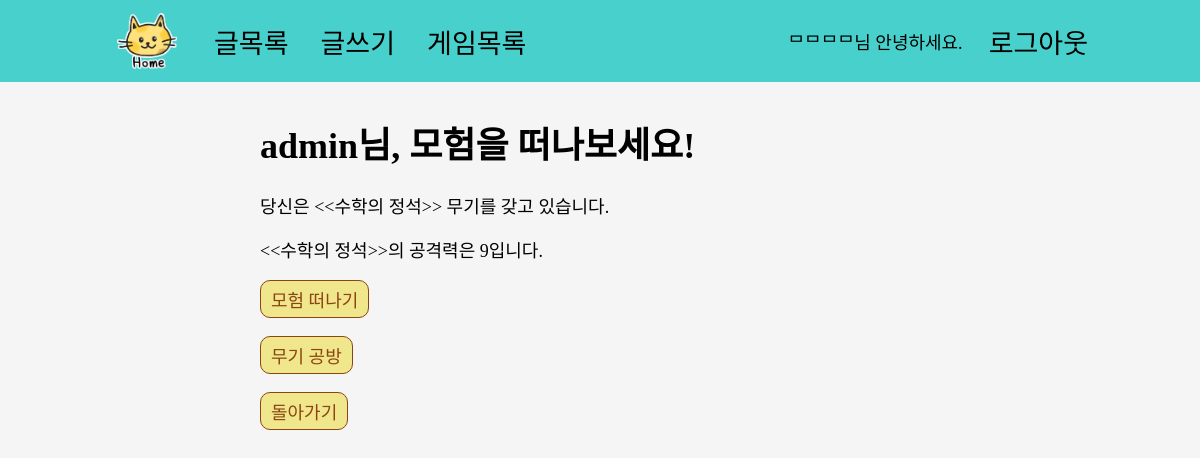
Screenshot of /games/adventure/home/ (signed in) with the database file from the repository.
### games/models.py (models this page shows, shortened)
class Character(models.Model):
    nickname = models.CharField(max_length=20)
    weapon = models.ForeignKey(Weapon, on_delete=models.CASCADE, related_name='character_list', null=True, blank=True)
    coin = models.BigIntegerField(default = 0)
    user = models.OneToOneField(settings.AUTH_USER_MODEL, on_delete=models.CASCADE, related_name='character', null=True, blank=True)

class Weapon(models.Model):
    name = models.CharField(max_length=20)
    power = models.IntegerField()

### games/views.py (the view)
# urls.py: path('adventure/home/', views.adventure_home, name='adventure_home'),
def adventure_home(request):
    if request.user.is_authenticated:
        if Character.objects.filter(user=request.user).count() == 0:
            if request.method == 'POST':
                character_form = CharacterForm(request.POST)
                character_form = character_form.save(commit=False)
                character_form.user = request.user
                character_form.save()
                return redirect('games:adventure_home')
            else:
                character_form = CharacterForm()
            context = {
                'character_form': character_form,
            }
            return render(request, 'games/character_form.html', context)
        else:
            character = get_object_or_404(Character, user=request.user)
            if character.weapon == None:
                random_weapon = Weapon.objects.order_by('?')[0]
                context = {
                    'random_weapon': random_weapon,
                }
                return render(request, 'games/adventure_new.html', context)
            else:
                context = {
                    'character': character,
                }
                return render(request, 'games/adventure_home.html', context)
    else:
        return redirect('accounts:login')

### games/templates/games/adventure_home.html
{% extends 'base.html' %}
{% load static %}
{% block head %}
  <link rel="stylesheet" href="{% static 'css/games/game_form.css' %}">
  <link rel="stylesheet" href="{% static 'css/games/game_adventure.css' %}">
{% endblock %}
{% block body %}
  <div class="adventure">
    <h1>{{character.nickname}}님, 모험을 떠나보세요!</h1>
    <p>당신은 <<{{character.weapon.name}}>> 무기를 갖고 있습니다.</p>
    <p><<{{character.weapon.name}}>>의 공격력은 {{character.weapon.power}}입니다.</p>
    <p>
      <a href="{% url 'games:adventure_attack' %}" style="display: inline-block; padding: 5px 10px; border: 1px solid; border-radius: 10px; background-color: Khaki; color: SaddleBrown; font-size: 1rem; text-decoration: none;">모험 떠나기</a>
    </p>
    <p>
      <a href="{% url 'games:weapon_workroom' %}" style="display: inline-block; padding: 5px 10px; border: 1px solid; border-radius: 10px; background-color: Khaki; color: SaddleBrown; font-size: 1rem; text-decoration: none;">무기 공방</a>
    </p>
    <p>
      <a href="{% url 'games:game_list' %}" style="display: inline-block; padding: 5px 10px; border: 1px solid; border-radius: 10px; background-color: Khaki; color: SaddleBrown; font-size: 1rem; text-decoration: none;">돌아가기</a>
    </p>
  </div>
{% endblock %}

### jgDjango/templates/base.html (shortened to what this page needs)
{% load static %}
<!DOCTYPE html>
<html lang="en">
<head>
  <link rel="stylesheet" href="{% static 'css/style.css' %}">
  <link rel="stylesheet" href="{% static 'css/base.css' %}">
  {% block head %}
  {% endblock %}
</head>
<body>
  <div class="navbar">
    <div class="navbar__page">
      <span>
        <a href="{% url 'postings:index' %}">
          <img class="navbar__logo" src="{% static 'images/jgcat.jpg' %}" alt="jgcat">
        </a>
      </span>
      <span>
        <a href="{% url 'postings:posting_list' %}">글목록</a>
      </span>
      <span>
        <a href="{% url 'postings:posting_create' %}">글쓰기</a>
      </span>
      <span>
        <a href="{% url 'games:game_list' %}">게임목록</a>
      </span>
    </div>
    <div class="navbar__account">
      {% if user.is_authenticated %}
      <span>
        {{user.username}}님 안녕하세요.
      </span>
      <span>
        <a href="#" onclick="return userLogout()">로그아웃</a>
      </span>
      {% endif %}
    </div>
  </div>
  <div class="container">
    {% block body %}
    {% endblock %}
  </div>
</body>
</html>

### static/css/style.css (style rules this page uses)
html { font-size: 18px; }
body { margin: 0 0 5vh 0; background-color: whitesmoke; font-family: 'GangwonEdu_OTFBoldA'; }
.container { margin: 0 20vw; padding: 10px 20px; }

### static/css/base.css (style rules this page uses)
.navbar { display: flex; flex-direction: row; flex-wrap: wrap; justify-content: space-between; padding: 5px 8vw; background-color: MediumTurquoise; }
.navbar span { display: flex; align-items: center; margin: 0 10px; }
.navbar a { padding: 3px 6px; color: black; font-size: 1.5rem; text-decoration: none; }
.navbar__logo { display:flex; width: 60px; margin: 5px; }
.navbar__page { display: flex; }
.navbar__account { display: flex; }

### rows the page displays
Character: nickname "admin", weapon.name "수학의 정석", weapon.power "9"

### other values shown
{{ user.username }} "ᄆᄆᄆᄆ"
